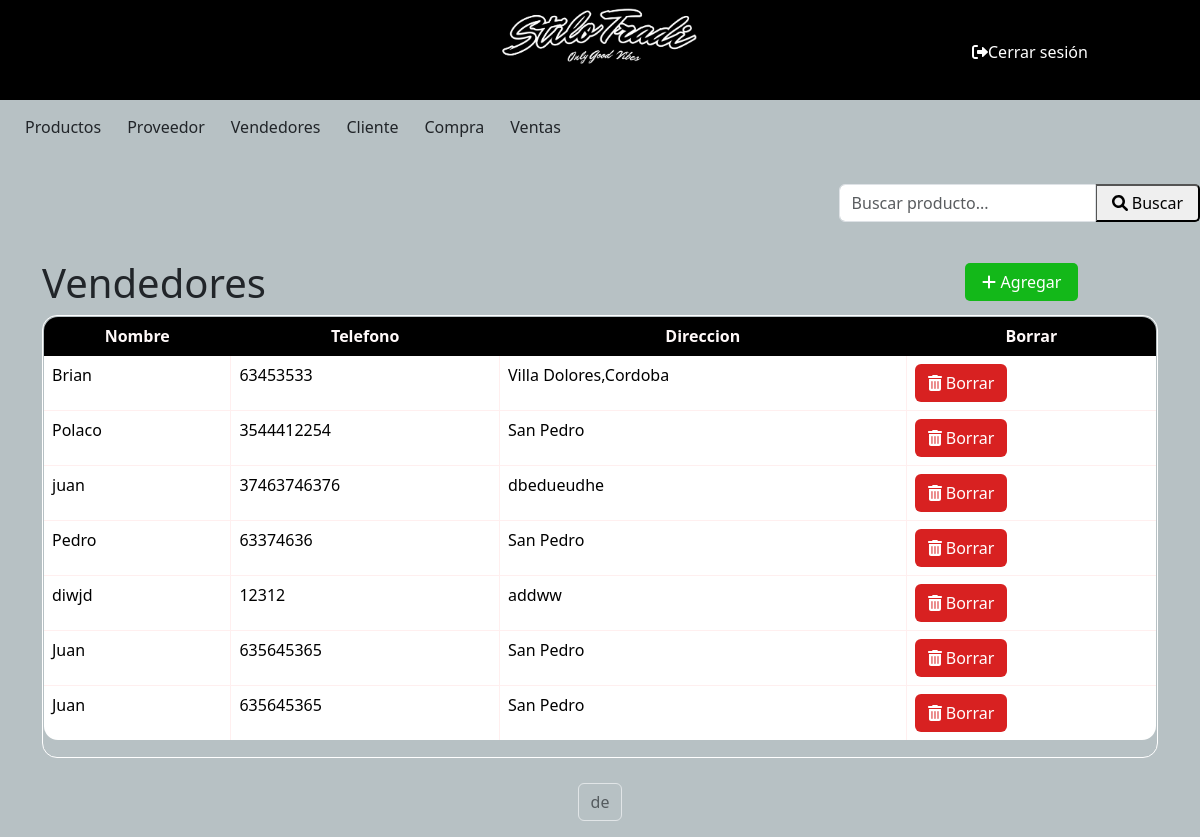
The app's page /vendedores/, older data.
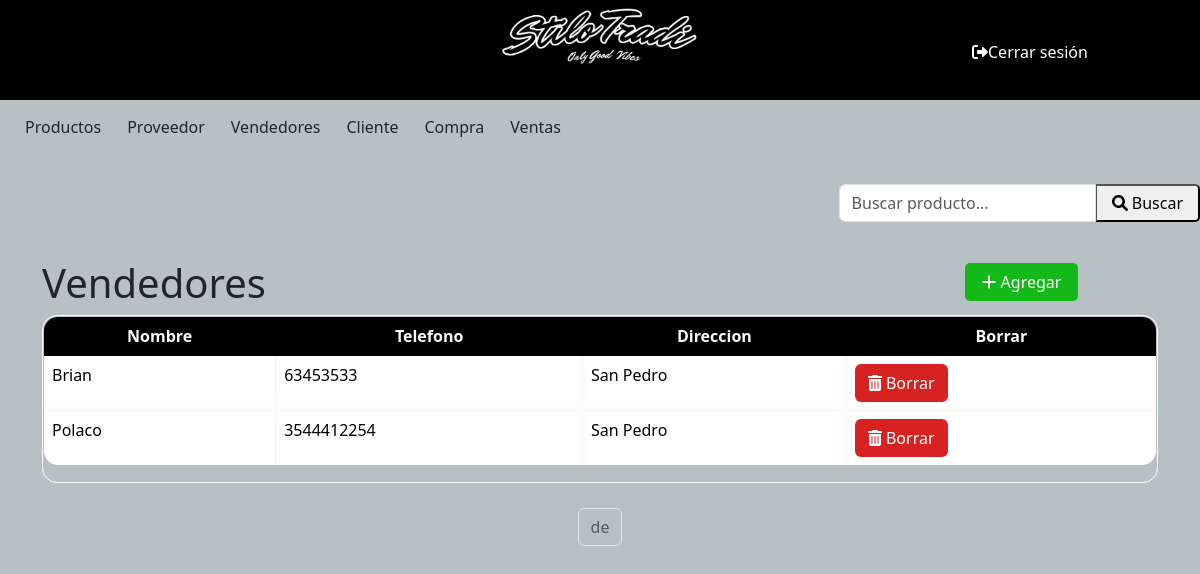
The same page, newer data.
### miAplicacion/models.py (models this page shows, shortened)
class Vendedores(models.Model):
    Nombre = models.CharField (max_length=50)
    Telefono = models.IntegerField ()
    Direccion = models.CharField (max_length=50)

### miAplicacion/views.py (the view)
# urls.py: path('vendedores/', views.tabla_vendedores, name='vendedores'),
def tabla_vendedores(request):
    vendedores = Vendedores.objects.all()
    context = {'vendedores': vendedores}
    return render(request, 'vendedores.html', context)

### miProyecto/templates/vendedores.html (shortened to what this page needs)
{% include 'base.html' %}
{% block content %}
{% load bootstrap5 %}
{% load static %}
<!DOCTYPE html>
<div class="d-flex justify-content-end align-items-end mb-3">
    <form method="GET" action="{% url 'vendedoresLista' %}">
        <div class="input-group">
            <input type="text" class="form-control inputApagado" name="q" value="{{ query }}" placeholder="Buscar producto...">
            <button class="btn-buscar btn-primary  type="submit> <i class="fas fa-search"></i> Buscar</button>
        </div>
    </form>
</div>
<head>
    {% bootstrap_css %}
</head>
<body>
    <div class="container">
        <div class="d-flex" >
            <a class="btn-agregar"   href="/vendedores/NuevoVendedores/"> <i class="fas fa-plus"></i> Agregar</a></td>
        </div>
        <h1>Vendedores</h1>
        <div class=" table-responsive">
            <table class="table rounded-table table-bordered">
                <thead>
                    <tr>
                        <tr>
                            <th>Nombre</th>
                            <th>Telefono</th>
                            <th scope="col" class="d-none d-md-table-cell">Direccion</th>
                            <th>Borrar</th>
                        </tr>
                    </tr>
                </thead>
                <tbody>
                    {% for vendedor in vendedores %}
                    <tr style ="cursor: pointer;" onclick="window.location.href='/vendedores/VendedoresModif/{{vendedor.id}}'">
                        <td>{{ vendedor.Nombre}}</td>
                        <td>{{ vendedor.Telefono}}</td>
                        <td class="d-none d-md-table-cell">{{ vendedor.Direccion}}</td>
                        <td><a class="btn custom-btn2" href="/vendedores/VendedoresBorrar/{{vendedor.id}}"> <i class="fas fa-trash-alt"></i> Borrar</a></td> </td>
                    </tr>
                    {% endfor %}
                </tbody>
            </table>
        </div>
    </div>
    <div class="pagination justify-content-center mt-3">
        <span class="current-page btn btn-outline-light disabled text-dark mb-3">
            {{ page_obj.number }} de {{ page_obj.paginator.num_pages }}
        </span>
    </div>
</body>
</html>
{% endblock %}

### miProyecto/templates/base.html (shortened to what this page needs)
{% load static %}
{% load bootstrap5 %}
{% bootstrap_css %}
<!DOCTYPE html>
<html lang="en">
<head >
    {% block css %}
    <link rel="stylesheet" href="{% static '/estilos.css' %}">
    {% endblock %}
    <link href="https://cdn.jsdelivr.net/npm/bootstrap@5.3.0/dist/css/bootstrap.min.css" rel="stylesheet">
    <link rel="stylesheet" href="https://cdnjs.cloudflare.com/ajax/libs/font-awesome/5.15.1/css/all.min.css">
    <link rel="stylesheet" href="https://cdnjs.cloudflare.com/ajax/libs/font-awesome/6.0.0-beta3/css/all.min.css">
    <link rel="stylesheet" href="https://cdnjs.cloudflare.com/ajax/libs/font-awesome/5.15.4/css/all.min.css">
    <link href="https://cdn.jsdelivr.net/npm/bootstrap@5.3.0/dist/css/bootstrap.min.css" rel="stylesheet">
  </head>
<header class="encabezado">
  <a  href='/base'>
   <h1><img src="{% static 'imagenes/logo.jpg' %}" alt="Mi Imagen" class="img-fluid" width="200" height="100"></h1>
  </a>
  <nav>
    <ul class="navbar-nav me-auto mb-2 mb-lg-0">
        <li class="nav-item-login ">
            <a class="btn-login" href="/cerrar" >
              <i class="fas fa-sign-out-alt"></i> Cerrar sesión
            </a>
        </li>
    </ul>
</nav>
</header>
<body >
  <nav class="navbar navbar-expand-lg" >
    <div class="container-fluid">
    <div class="collapse navbar-collapse" id="navbarSupportedContent">
    <ul class="navbar-nav me-auto mb-2 mb-lg-0">
            <li class="nav-item ">
                <a class="btn" id="productobtn" href="/producto/ProductoLista">Productos</a>
            </li>
            <li class="nav-item ">
                <a class="btn" id="proveedorbtn" href="/proveedor/ProveedorLista">Proveedor</a>
            </li>
            <li class="nav-item ">
                <a class="btn" id="vendedoresbtn" href="/vendedores/VendedoresLista">Vendedores</a>
            </li>
            <li class="nav-item ">
                <a class="btn" id="clientebtn" href="/cliente/ClienteLista">Cliente</a>
            </li>
            <li class="nav-item ">
                <a class="btn" id="comprabtn" href="/compra/ComprasLista/">Compra</a>
            </li>
            <li class="nav-item ">
                <a class="btn" id="ventasbtn" href="/ventas/VentasLista/">Ventas</a>
            </li>
    </ul>
      </div>
    </div>
  </nav>
</body>

### miProyecto/static/estilos.css (style rules this page uses)
.encabezado { height: 100px; }
.form-control { width: 100%; margin: 5px 0; padding: 10px; border: 1px solid #ccc; border-radius: 5px; }
input, select, textarea { width: 100%; margin: 5px 0; padding: 10px; border: 1px solid #ccc; border-radius: 5px; }
.btn.custom-btn2 { background-color: rgb(216, 33, 33); color:#ffffff; }
.btn-agregar { background-color: #13b819; border: none; color: white; padding: 7px 17px; text-align: center; text-decoration: none; display: inline-block; font-size: 16px; margin: 4px 80px; cursor: pointer; border-radius: 5px; margin-left: 81%; position: absolute; }
.btn-buscar { border-radius: 5px; padding: 5px 15px; height: 38px; margin-top: 5px; }
.nav-item { color: #070707; }
.nav-item-login { color: #ffffff; border: none; }
.btn-login { display: inline-flex; align-items: center; text-decoration: none; color: white; }
header { background-color:#000000 ; text-align: center; }
.table-responsive { overflow: hidden; border-collapse: separate; border: 1px solid #ffffff; border-radius: 15px; }
.rounded-table { border-radius: 15px; overflow: hidden; }
.table thead th { border: 1px solid #000000; padding: 8px; text-align: center; background-color: #000000; color: #fff9f9; vertical-align: bottom; }
.table tbody td { border: 1px solid #ffefef; padding: 8px; }
.table { width: 100%; border-collapse: collapse; border: 1px solid #dee2e6; border-radius: 15px; }
header nav { display: flex; justify-content: space-between; align-items: center; margin-top: -40px; margin-left: 81%; }
.container { position: relative; margin-bottom: 25px; }

### miProyecto/templates/base.html (style rules this page uses)
body { background-color: rgb(183, 193, 196); }

### miProyecto/templates/vendedores.html (style rules this page uses)
body { background-color: rgb(183, 193, 196); }

Row changes from the older to the newer data that the page shows:
removed Vendedores: Nombre "juan", Telefono "37463746376", Direccion "dbedueudhe"
removed Vendedores: Nombre "Pedro", Telefono "63374636", Direccion "San Pedro"
removed Vendedores: Nombre "diwjd", Telefono "12312", Direccion "addww"
removed Vendedores: Nombre "Juan", Telefono "635645365", Direccion "San Pedro"
removed Vendedores: Nombre "Juan", Telefono "635645365", Direccion "San Pedro"
changed Vendedores "Brian": Direccion "Villa Dolores,Cordoba" → "San Pedro"
